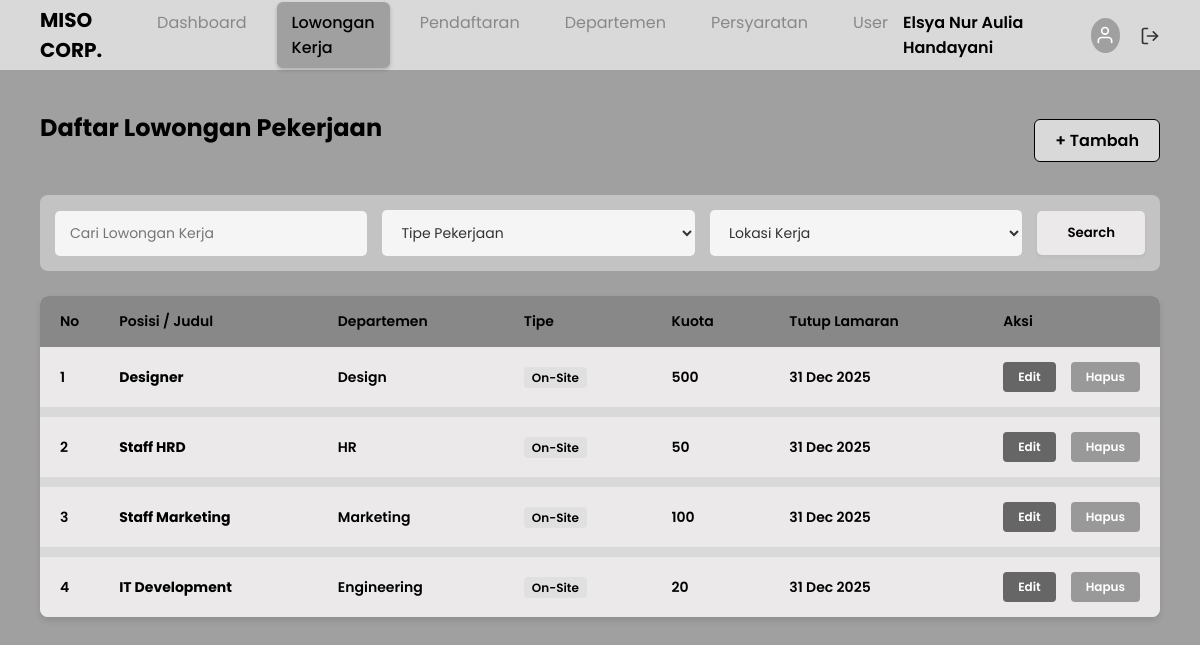
Page /admin/jobs/job.php (signed in) on the committed database.
### tables this page shows
CREATE TABLE jobs (
    job_id INT AUTO_INCREMENT PRIMARY KEY,
    department_id INT,
    title VARCHAR(50), 
    description TEXT,
    requirement_id INT, 
    job_type ENUM('On-Site','Remote','Hybrid'),
    salary INT,
    quota INT,
    closing_date DATE,
    FOREIGN KEY (department_id) REFERENCES departments(department_id),
    FOREIGN KEY (requirement_id) REFERENCES requirements(requirement_id)
);

CREATE TABLE departments (
    department_id INT AUTO_INCREMENT PRIMARY KEY,
    name VARCHAR(50) NOT NULL,
    note TEXT
);

### admin/jobs/job.php (the view, shortened to what this page needs)
<?php
require_once '../../config/database.php';
try {
    $dept_stmt = $conn->query("SELECT * FROM departments ORDER BY name ASC");
    $departments = $dept_stmt->fetchAll(PDO::FETCH_ASSOC);
} catch (PDOException $e) {
    $departments = [];
}
$search_text = isset($_GET['search']) ? $_GET['search'] : '';
$filter_type = isset($_GET['type']) ? $_GET['type'] : '';
$filter_dept = isset($_GET['dept']) ? $_GET['dept'] : '';
$params = [];
$sql_where = "";
try {
    $query = "SELECT j.*, d.name as dept_name
              FROM jobs j
              LEFT JOIN departments d ON j.department_id = d.department_id
              $sql_where
              ORDER BY j.job_id DESC";
    $stmt = $conn->prepare($query);
    $stmt->execute($params);
    $jobs = $stmt->fetchAll(PDO::FETCH_ASSOC);
} catch (PDOException $e) {
    die("Error Database: " . $e->getMessage());
}
?>
<!DOCTYPE html>
<html lang="id">
<head>
    <link rel="stylesheet" href="../../assets/css/style.css?v=<?php echo time(); ?>">
</head>
<body>
    <?php include '../../includes/header.php'; ?>
    <div class="dashboard-container">
        <div class="page-header">
            <h2>Daftar Lowongan Pekerjaan</h2>
            <a href="job_create.php" class="btn-tambah">+ Tambah</a>
        </div>
        <form action="" method="GET" class="filter-bar">
            <input type="text" name="search" class="search-input" placeholder="Cari Lowongan Kerja" value="<?php echo htmlspecialchars($search_text); ?>">
            <select name="type" class="filter-select">
                <option value="">Tipe Pekerjaan</option> <option value="On-Site" <?php echo ($filter_type == 'On-Site') ? 'selected' : ''; ?>>On-Site</option>
            </select>
            <select name="dept" class="filter-select">
                <option value="">Lokasi Kerja</option> <?php foreach($departments as $d): ?>
                    <option value="<?php echo $d['department_id']; ?>" <?php echo ($filter_dept == $d['department_id']) ? 'selected' : ''; ?>>
                        <?php echo htmlspecialchars($d['name']); ?>
                    </option>
                <?php endforeach; ?>
            </select>
            <button type="submit" class="btn-search">Search</button>
        </form>
        <div class="table-container">
            <table>
                <thead>
                    <tr>
                        <th width="5%">No</th>
                        <th>Posisi / Judul</th>
                        <th>Departemen</th>
                        <th>Tipe</th>
                        <th>Kuota</th>
                        <th>Tutup Lamaran</th>
                        <th width="15%">Aksi</th>
                    </tr>
                </thead>
                <tbody>
                    <?php if (count($jobs) > 0): ?>
                        <?php $no = 1; foreach($jobs as $job): ?>
                        <tr>
                            <td><?php echo $no++; ?></td>
                            <td><strong><?php echo htmlspecialchars($job['title']); ?></strong></td>
                            <td><?php echo htmlspecialchars($job['dept_name']); ?></td>
                            <td>
                                <span style="background: #e0e0e0; padding: 2px 8px; border-radius: 4px; font-size: 12px;">
                                    <?php echo htmlspecialchars($job['job_type']); ?>
                                </span>
                            </td>
                            <td><?php echo htmlspecialchars($job['quota']); ?></td>
                            <td>
                                <?php
                                    $closing = strtotime($job['closing_date']);
                                    echo date('d M Y', $closing);
                                ?>
                            </td>
                            <td>
                                <div class="action-buttons">
                                    <a href="job_edit.php?id=<?php echo $job['job_id']; ?>" class="btn-edit">Edit</a>
                                    <a href="javascript:void(0);"
                                       class="btn-hapus"
                                       onclick="openDeleteModal('job_delete.php?id=<?php echo $job['job_id']; ?>')">
                                       Hapus
                                    </a>
                                </div>
                            </td>
                        </tr>
                        <?php endforeach; ?>
                    <?php endif; ?>
                </tbody>
            </table>
        </div>
    </div>
</body>
</html>

### assets/css/style.css (style rules this page uses)
* { margin: 0; padding: 0; box-sizing: border-box; font-family: 'Poppins', sans-serif; }
body { background-color: #A0A0A0; padding-bottom: 50px; min-height: 100vh; }
.btn-search { background-color: #EBE9E9; color: #000; border: none; padding: 12px 30px; border-radius: 5px; font-weight: 600; cursor: pointer; transition: all 0.3s ease; white-space: nowrap; height: 100%; box-shadow: 0 2px 4px rgba(0,0,0,0.05); }
.dashboard-container { padding: 30px 40px; max-width: 100%; }
.dashboard-container h2 { font-size: 24px; font-weight: 700; margin-bottom: 25px; color: #000; }
.action-buttons { display: flex; gap: 10px; }
.btn-edit { background-color: #888; color: #fff !important; border: 1px solid #888; }
.page-header { display: flex; justify-content: space-between; align-items: center; margin-bottom: 25px; margin-top: 10px; }
.page-header h2 { font-size: 24px; font-weight: 700; color: #000; }
.btn-tambah { background-color: #D9D9D9; border: 1px solid #000; color: #000; text-decoration: none; padding: 8px 20px; border-radius: 6px; font-weight: 600; cursor: pointer; transition: background-color 0.3s; display: inline-block; }
.filter-bar { background-color: #C3C3C3; padding: 15px; border-radius: 8px; display: flex; gap: 15px; align-items: center; margin-bottom: 25px; }
.search-input, .filter-select { flex: 1; padding: 12px 15px; border: none; border-radius: 5px; background-color: #F5F5F5; font-size: 14px; color: #333; outline: none; font-family: 'Poppins', sans-serif; }
.btn-search { background-color: #EBE9E9; border: none; padding: 12px 30px; border-radius: 5px; font-weight: 600; cursor: pointer; transition: 0.3s; white-space: nowrap; }
.table-container { background-color: #D9D9D9; border-radius: 8px; padding: 0; overflow: hidden; box-shadow: 0 4px 6px rgba(0,0,0,0.1); }
table { width: 100%; border-collapse: collapse; }
thead { background-color: #888; color: #000; }
th, td { padding: 15px 20px; text-align: left; font-size: 14px; font-weight: 600; }
tbody tr { background-color: #EBE9E9; border-bottom: 10px solid #D9D9D9; }
tbody tr:last-child { border-bottom: none; }
.btn-edit, .btn-hapus { padding: 6px 15px; border: none; border-radius: 4px; font-size: 12px; font-weight: 600; cursor: pointer; color: #fff !important; text-decoration: none; display: inline-block; text-align: center; }
.btn-edit { background-color: #666; }
.btn-hapus { background-color: #999; }
.action-buttons { display: flex; gap: 15px; }

### rows in the picture
jobs: title "Designer", department.name "Design", job_type "On-Site", quota "500", closing_date "31 Dec 2025"
jobs: title "Staff HRD", department.name "HR", job_type "On-Site", quota "50", closing_date "31 Dec 2025"
jobs: title "Staff Marketing", department.name "Marketing", job_type "On-Site", quota "100", closing_date "31 Dec 2025"
jobs: title "IT Development", department.name "Engineering", job_type "On-Site", quota "20", closing_date "31 Dec 2025"

### other values in the picture
$_SESSION['full_name'] "Elsya Nur Aulia Handayani"
